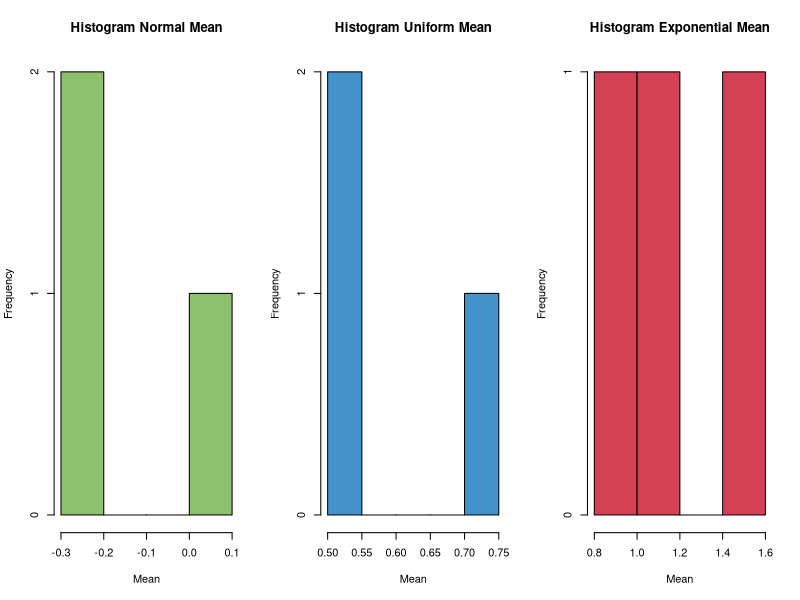
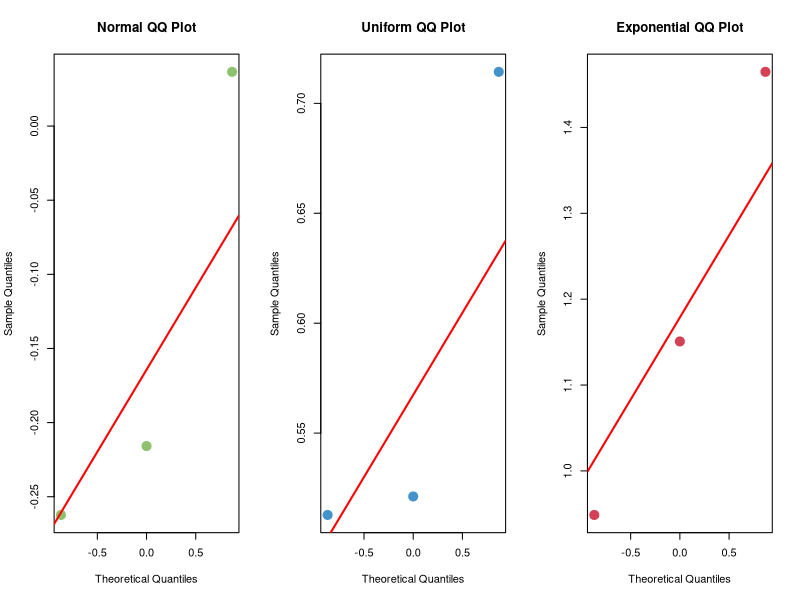

The R script that drew these images, in order:
## ---- chunk 1
sample_size <- c(2, 5, 25)

norm_samples <- lapply(sample_size, function(n) rnorm(n))

print(norm_samples)
## ---- chunk 2
unif_samples <- lapply(sample_size, function(n) runif(n))

print(unif_samples)
## ---- chunk 3
exp_samples <- lapply(sample_size, function(n) rexp(n))

print(exp_samples)
## ---- chunk 4
# Menghitung rata-rata dari masing-masing sampel
norm_means <- sapply(norm_samples, mean)
unif_means <- sapply(unif_samples, mean)
exp_means <- sapply(exp_samples, mean)
## ---- chunk 5
print(norm_means)
## ---- chunk 6
print(unif_means)
## ---- chunk 7
print(exp_means)
## ---- chunk 8
par(mfrow = c(1, 3))
hist(norm_means, main = "Histogram Normal Mean", 
     xlab = "Mean", ylab = "Frequency", col = "#8DC16D")
hist(unif_means, main = "Histogram Uniform Mean", 
     xlab = "Mean", ylab = "Frequency", col = "#4493CA")
hist(exp_means, main = "Histogram Exponential Mean", 
     xlab = "Mean", ylab = "Frequency", col = "#D44155")
## ---- chunk 9
par(mfrow = c(1, 3))
qqnorm(norm_means, main = "Normal QQ Plot", col = "#8DC16D", lwd = 5,
       xlab = "Theoretical Quantiles", ylab = "Sample Quantiles")
qqline(norm_means, col = "red", lwd=2)

qqnorm(unif_means, main = "Uniform QQ Plot", col = "#4493CA", lwd = 5,
       xlab = "Theoretical Quantiles", ylab = "Sample Quantiles")
qqline(unif_means, col = "red", lwd=2)

qqnorm(exp_means, main = "Exponential QQ Plot", col = "#D44155", lwd = 5,
       xlab = "Theoretical Quantiles", ylab = "Sample Quantiles")
qqline(exp_means, col = "red", lwd=2)
